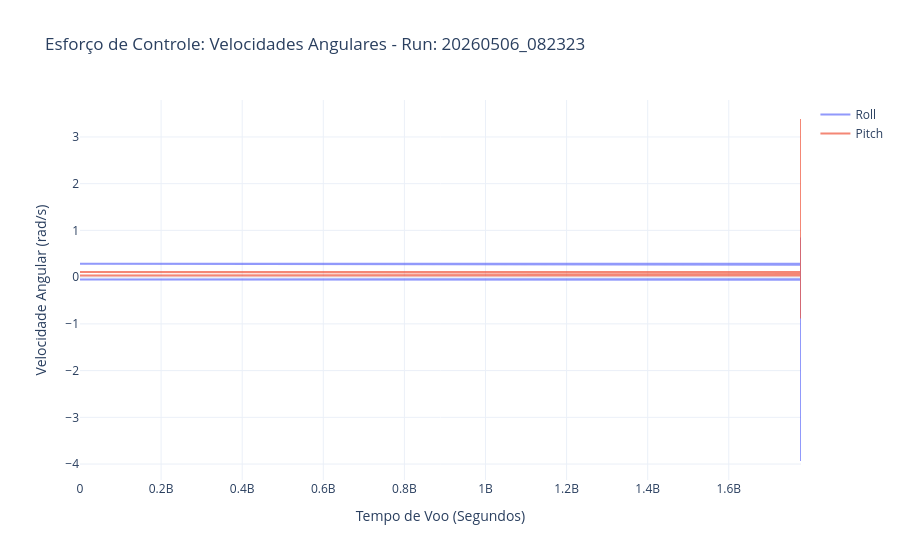
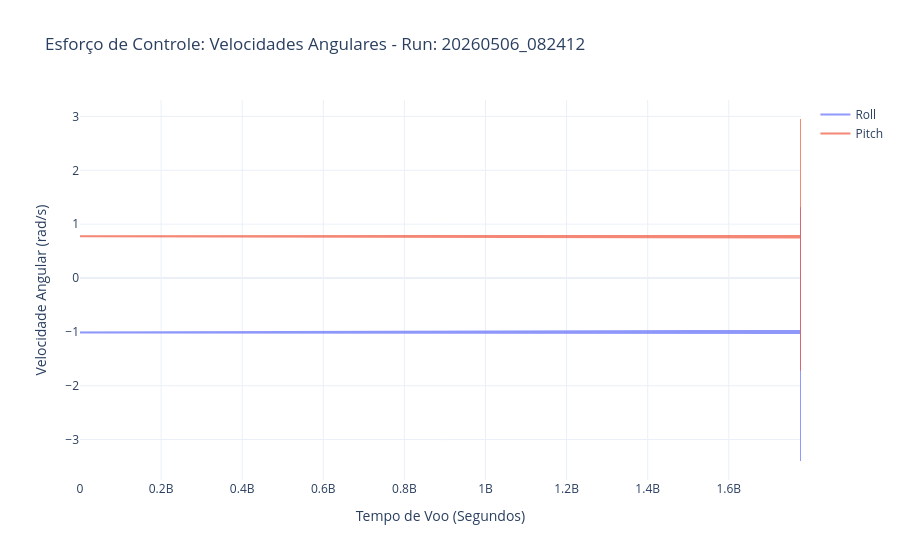

Notebook cell for these charts, in order:
### Markdown cell above
#### Análise do Pitch and Roll

### Code cell
for caminho, df in zip(caminhos_ficheiros, lista_dfs):
    
    # Extraindo o timestamp do nome do arquivo
    nome_arquivo = os.path.basename(caminho) 
    timestamp = nome_arquivo.replace('voo_teste_', '').replace('.csv', '')
    
    fig_2d = go.Figure()

    # Adiciona a linha de Roll
    fig_2d.add_trace(go.Scatter(
        x=df['timestamp'], y=df['roll_speed'],
        mode='lines',
        name='Roll',
        opacity=0.7
    ))

    # Adiciona a linha de Pitch
    fig_2d.add_trace(go.Scatter(
        x=df['timestamp'], y=df['pitch_speed'],
        mode='lines',
        name='Pitch',
        opacity=0.7
    ))

    fig_2d.update_layout(
        title=f'Esforço de Controle: Velocidades Angulares - Run: {timestamp}',
        xaxis_title='Tempo de Voo (Segundos)',
        yaxis_title='Velocidade Angular (rad/s)',
        template='plotly_white',
        hovermode='x unified' # Cria uma linha vertical interativa ao passar o mouse
    )

    fig_2d.show()

### Figure 1 — Plotly figure (JSON) as saved in the notebook; plotly's stock layout.template omitted (floating-point values rounded to 4 significant figures; data arrays with more than 128 entries replaced by an {"elided": "..."} marker saying what was removed)
{"data": [{"mode": "lines", "name": "Roll", "opacity": 0.7, "type": "scatter", "x": {"elided": "4149 float values"}, "y": {"elided": "4149 float values"}}, {"mode": "lines", "name": "Pitch", "opacity": 0.7, "type": "scatter", "x": {"elided": "4149 float values"}, "y": {"elided": "4149 float values"}}], "layout": {"hovermode": "x unified", "title": {"text": "Esforço de Controle: Velocidades Angulares - Run: 20260506_082323"}, "xaxis": {"title": {"text": "Tempo de Voo (Segundos)"}}, "yaxis": {"title": {"text": "Velocidade Angular (rad/s)"}}}}

### Figure 2 — Plotly figure (JSON) as saved in the notebook; plotly's stock layout.template omitted (floating-point values rounded to 4 significant figures; data arrays with more than 128 entries replaced by an {"elided": "..."} marker saying what was removed)
{"data": [{"mode": "lines", "name": "Roll", "opacity": 0.7, "type": "scatter", "x": {"elided": "4097 float values"}, "y": {"elided": "4097 float values"}}, {"mode": "lines", "name": "Pitch", "opacity": 0.7, "type": "scatter", "x": {"elided": "4097 float values"}, "y": {"elided": "4097 float values"}}], "layout": {"hovermode": "x unified", "title": {"text": "Esforço de Controle: Velocidades Angulares - Run: 20260506_082412"}, "xaxis": {"title": {"text": "Tempo de Voo (Segundos)"}}, "yaxis": {"title": {"text": "Velocidade Angular (rad/s)"}}}}
